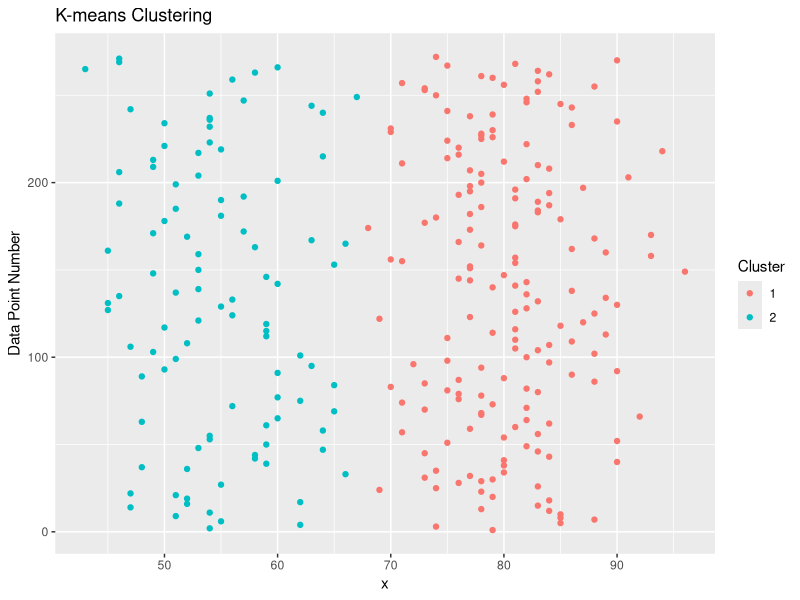
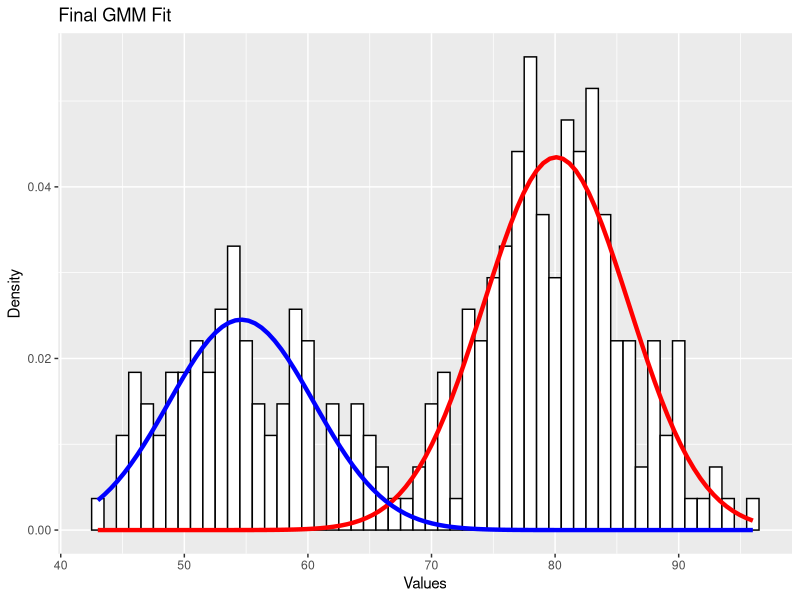

Here is the R script that generated these plots, in order:
library("ggplot2")
library("dplyr")
library("reshape2")

#' Expectation Step of the EM Algorithm
#'
#' Calculate the posterior probabilities (soft labels) that each component
#' has to each data point.
#'
#' @param sd.vector Vector containing the standard deviations of each component
#' @param sd.vector Vector containing the mean of each component
#' @param alpha.vector Vector containing the mixing weights  of each component
#' @return Named list containing the loglik and posterior.df
e_step <- function(x, mu.vector, sd.vector, alpha.vector) {
  comp1.prod <- dnorm(x, mu.vector[1], sd.vector[1]) * alpha.vector[1]
  comp2.prod <- dnorm(x, mu.vector[2], sd.vector[2]) * alpha.vector[2]
  sum.of.comps <- comp1.prod + comp2.prod
  comp1.post <- comp1.prod / sum.of.comps
  comp2.post <- comp2.prod / sum.of.comps
  
  sum.of.comps.ln <- log(sum.of.comps, base = exp(1))
  sum.of.comps.ln.sum <- sum(sum.of.comps.ln)
  
  list("loglik" = sum.of.comps.ln.sum,
       "posterior.df" = cbind(comp1.post, comp2.post))
}

#' Maximization Step of the EM Algorithm
#'
#' Update the Component Parameters
#'
#' @param x Input data.
#' @param posterior.df Posterior probability data.frame.
#' @return Named list containing the mean (mu), variance (var), and mixing
#'   weights (alpha) for each component.
m_step <- function(x, posterior.df) {
  comp1.n <- sum(posterior.df[, 1])
  comp2.n <- sum(posterior.df[, 2])
  
  comp1.mu <- 1/comp1.n * sum(posterior.df[, 1] * x)
  comp2.mu <- 1/comp2.n * sum(posterior.df[, 2] * x)
  
  comp1.var <- sum(posterior.df[, 1] * (x - comp1.mu)^2) * 1/comp1.n
  comp2.var <- sum(posterior.df[, 2] * (x - comp2.mu)^2) * 1/comp2.n
  
  comp1.alpha <- comp1.n / length(x)
  comp2.alpha <- comp2.n / length(x)
  
  list("mu" = c(comp1.mu, comp2.mu),
       "var" = c(comp1.var, comp2.var),
       "alpha" = c(comp1.alpha, comp2.alpha))
}

wait <- faithful$waiting

wait.kmeans <- kmeans(wait, 2)
wait.kmeans.cluster <- wait.kmeans$cluster
wait.df <- data_frame(x = wait, cluster = wait.kmeans.cluster)

wait.df %>%
  mutate(num = row_number()) %>%
  ggplot(aes(y = num, x = x, color = factor(cluster))) +
  geom_point() +
  ylab("Values") +
  ylab("Data Point Number") +
  scale_color_discrete(name = "Cluster") +
  ggtitle("K-means Clustering")

wait.summary.df <- wait.df %>%
  group_by(cluster) %>%
  summarize(mu = mean(x), variance = var(x), std = sd(x), size = n())

wait.summary.df %>%
  select(cluster, mu, variance, std)

  wait.summary.df <- wait.summary.df %>%
  mutate(alpha = size / sum(size))

wait.summary.df %>%
  select(cluster, size, alpha)

for (i in 1:50) {
  if (i == 1) {
    # Initialization
    e.step <- e_step(wait, wait.summary.df[["mu"]], wait.summary.df[["std"]],
                     wait.summary.df[["alpha"]])
    m.step <- m_step(wait, e.step[["posterior.df"]])
    cur.loglik <- e.step[["loglik"]]
    loglik.vector <- e.step[["loglik"]]
  } else {
    # Repeat E and M steps till convergence
    e.step <- e_step(wait, m.step[["mu"]], sqrt(m.step[["var"]]), 
                     m.step[["alpha"]])
    m.step <- m_step(wait, e.step[["posterior.df"]])
    loglik.vector <- c(loglik.vector, e.step[["loglik"]])
    
    loglik.diff <- abs((cur.loglik - e.step[["loglik"]]))
    if(loglik.diff < 1e-6) {
      break
    } else {
      cur.loglik <- e.step[["loglik"]]
    }
  }
}
loglik.vector

m.step

#' Plot a Mixture Component
#' 
#' @param x Input ata.
#' @param mu Mean of component.
#' @param sigma Standard of component.
#' @param lam Mixture weight of component.
plot_mix_comps <- function(x, mu, sigma, lam) {
  lam * dnorm(x, mu, sigma)
}

data.frame(x = wait) %>%
  ggplot() +
  geom_histogram(aes(x, ..density..), binwidth = 1, colour = "black", 
                 fill = "white") +
  stat_function(geom = "line", fun = plot_mix_comps,
                args = list(m.step$mu[1], sqrt(m.step$var[1]), 
                            lam = m.step$alpha[1]),
                colour = "red", lwd = 1.5) +
  stat_function(geom = "line", fun = plot_mix_comps,
                args = list(m.step$mu[2], sqrt(m.step$var[2]), 
                            lam = m.step$alpha[2]),
                colour = "blue", lwd = 1.5) +
  ylab("Density") +
  xlab("Values") +
  ggtitle("Final GMM Fit")
